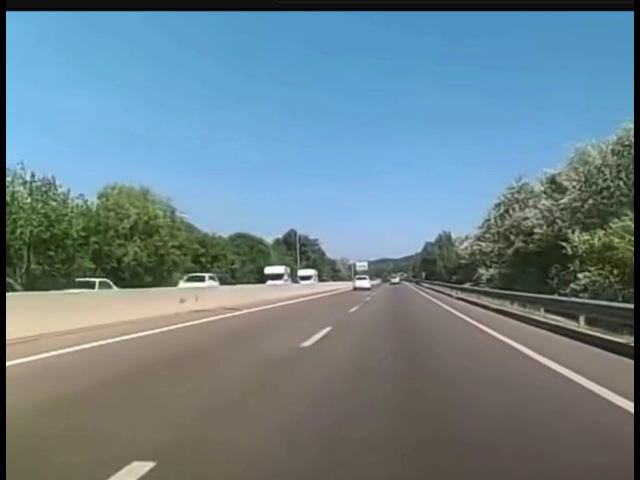
#> input picture frame 133 of P2/material_opencv/carretera.mp4, 640 x 480 px
$ jupyter execute --allow-errors opencv_gcid_03.ipynb   (older library calls are emulated)
#> lines starting #> are read from the running program, lines starting #| are printed output that depends on the picture; after the words box and inside, x2 and y2 are one past the last pixel; in counts of white or black regions, pixels touching at a corner belong together
# Detección de líneas

## Operador de Sobel
https://es.wikipedia.org/wiki/Operador_Sobel

$$ G_x = \begin{bmatrix}-1 & 0 & 1 \\ -2 & 0 & 2 \\ -1 & 0 & 1 \end{bmatrix}   \text{     y     }    G_y = \begin{bmatrix}-1 & -2 & -1 \\ 0 & 0 & 0 \\ 1 & 2 & 1 \end{bmatrix} $$

$$ G = \sqrt{G_x^2 + G_y^2} $$

[cell 1]
import cv2
import numpy as np

#Capture livestream video content from camera 0
#cap = cv2.VideoCapture(1)
cap = cv2.VideoCapture("carretera.mp4")

while(1):

    # Take each frame
    retVal , frame = cap.read()
#> frame is the input picture: shape (480, 640, 3); mean B, G, R 139.9, 130.3, 107.5
    if not retVal:
        break

    frame = cv2.resize(frame, (400, 300))
#> frame: shape (300, 400, 3)

    # Convert to grey for simpler calculations
    frame = cv2.cvtColor(frame, cv2.COLOR_BGR2GRAY)
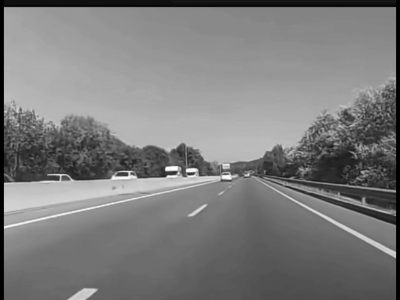
#> frame: shape (300, 400); min 0, max 255, mean 124.4

    # Calculation of Sobelx
    sobel = cv2.Sobel(frame,cv2.CV_8U,1,1,ksize=3)
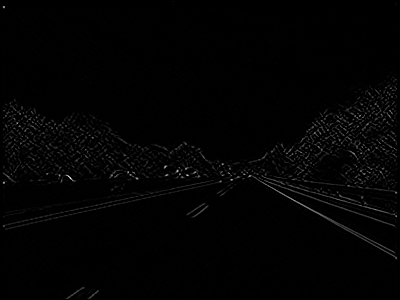
#> sobel: shape (300, 400); min 0, max 240, mean 2.8
    # sobel = cv2.Sobel(frame,cv2.CV_8U,1,1,ksize=5)
    # sobel = cv2.Sobel(frame,cv2.CV_8U,1,1,ksize=7)

    cv2.imshow('original',frame)
    cv2.imshow('sobel',sobel)

    #key = cv2.waitKey(5)
    #if key == cv2.KEY_ESC:
    #    break

    # Wait for Esc key to stop
    k = cv2.waitKey(5) & 0xFF
#> (key Esc is pressed here)
    if k == 27:
        break

cv2.destroyAllWindows()

#release the frame
cap.release()

Podemos apreciar algunos problemas con el operador de Sobel debido a que genera señal en cualquier zona donde haya un mínimo de gradiente (figura de abajo). Nos interesa tener un detector que nos proporcione únicamente el gradiente allí donde éste sea destacado e importante. Para ello, contamos con el detector de bordes de Canny.

## Detector de bordes de Canny
https://docs.opencv.org/4.x/da/d22/tutorial_py_canny.html

[cell 2]
# OpenCV program to perform Edge detection in real time
# import libraries of python OpenCV
# where its functionality resides
import cv2

# np is an alias pointing to numpy library
import numpy as np

# capture frames from a camera
cap = cv2.VideoCapture("carretera.mp4")
# cap = cv2.VideoCapture(1)


# loop runs if capturing has been initialized
while(1):
	# reads frames from a camera
    retVal,frame = cap.read()
    if not retVal:
        break

    frame = cv2.cvtColor(frame, cv2.COLOR_BGR2GRAY)
#> frame: shape (480, 640)

	# Display an original image
    cv2.imshow('Original',frame)

	# finds edges in the input image and
	# marks them in the output map edges
    edges = cv2.Canny(frame,100,200)
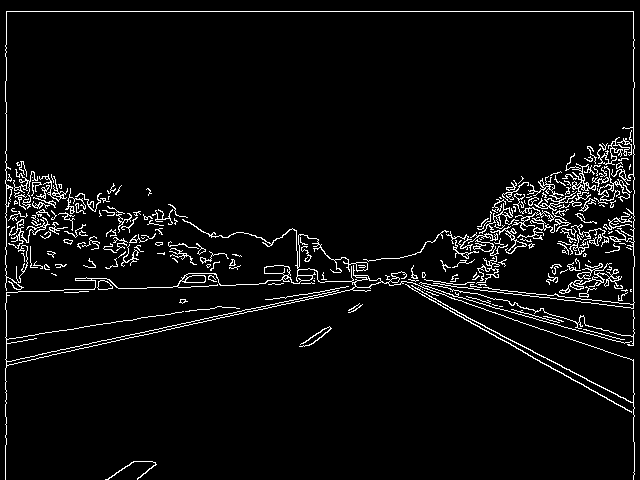
#> edges: shape (480, 640); 4.7% white in thin lines or dots

	# Display edges in a frame
    cv2.imshow('Edges',edges)

	# Wait for Esc key to stop
    k = cv2.waitKey(5) & 0xFF
#> (key Esc is pressed here)
    if k == 27:
        break


# Close the window
cap.release()

# De-allocate any associated memory usage
cv2.destroyAllWindows()

## Detector de líneas de Hough
https://learnopencv.com/hough-transform-with-opencv-c-python/
https://docs.opencv.org/3.4/dd/d1a/group__imgproc__feature.html#ga8618180a5948286384e3b7ca02f6feeb

[cell 3]
import cv2
import numpy as np
import matplotlib.pyplot as plt

# Read image
#img = cv2.imread('barcode02.png', cv2.IMREAD_COLOR    )
img = cv2.imread('barcode03.png', cv2.IMREAD_COLOR)

# Convert the image to gray-scale
#> (the rest of this cell did not finish here and is left out)

Si quisiéramos rotar la imagen para dejar las líneas del código de barras completamente verticales u horizontales, deberíamos calcular cuál es la pendiente o ángulo de inclinación de las líneas. Para ello, vamos a extraer la media de todas las pendientes y, luego, dado que asumimos que la mayoría de líneas extraídas van a corresponder con el código de barras, extraeremos la media de las pendientes más parecidas a la media.

[cell 4]
img = cv2.imread('barcode03.png', cv2.IMREAD_COLOR)

# Extract mean slope of lines
slopes = []
#> (the rest of this cell did not finish here and is left out)

## Rotar imágenes

[cell 5]
# Rotate image
img = cv2.imread('barcode03.png', cv2.IMREAD_COLOR)
#> (the rest of this cell did not finish here and is left out)

## Algoritmo del detector de líneas de Hough

[cell 6]
import cv2
import numpy as np

# Load image
image = cv2.imread('chess02_small.png', cv2.IMREAD_COLOR)
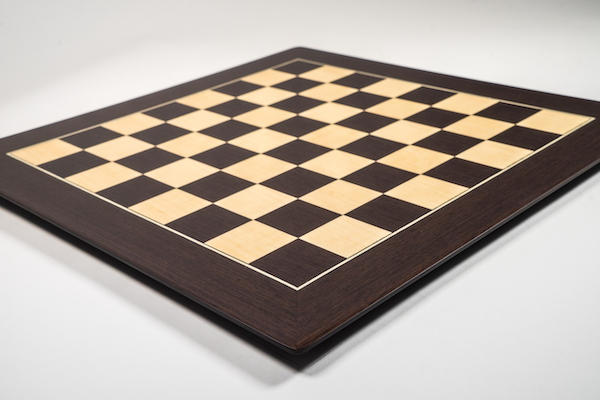
#> input picture P2/material_opencv/chess02_small.png, 600 x 400 px
#> image is the input picture: shape (400, 600, 3); mean B, G, R 157.7, 166.5, 176.3
gray = cv2.cvtColor(image, cv2.COLOR_BGR2GRAY)
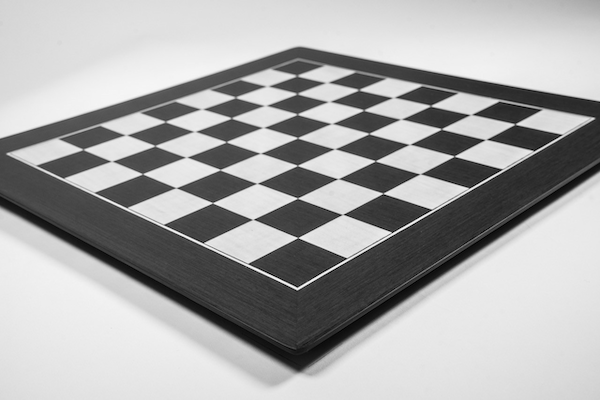
#> gray: shape (400, 600); min 0, max 251, mean 168.4

# Apply Canny edge detection
edges = cv2.Canny(gray, 50, 200)
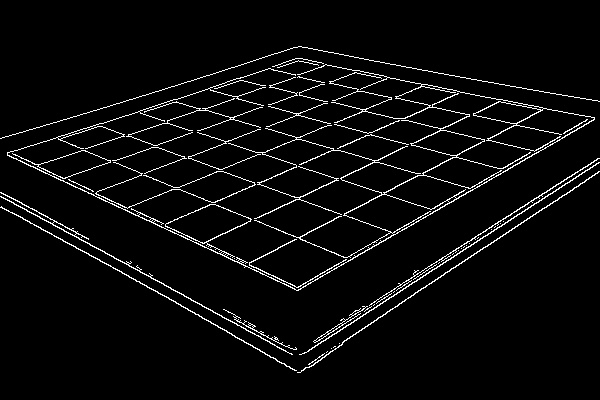
#> edges: shape (400, 600); 4.3% white in thin lines or dots, all inside (x1, y1, x2, y2) = (0, 46, 600, 373)

# Plot edges
plt.imshow(edges, cmap='gray')


# Hough algorithm
accumulator = []

# Parameters
theta_res = 1
theta_max = 180
theta_min = 0
theta_range = theta_max - theta_min
theta = np.linspace(theta_min, theta_max, int(theta_range/theta_res))

rho_res = 1
rho_max = np.sqrt(image.shape[0]**2 + image.shape[1]**2)
#> rho_max = 721.1
rho_min = 0
rho_range = rho_max - rho_min
#> rho_range = 721.1
rho = np.linspace(rho_min, rho_max, int(rho_range/rho_res))
#> rho = 721 values from 0 to 721.1

# Create accumulator
for i in range(len(theta)):
    accumulator.append([])
    for j in range(len(rho)):
        accumulator[i].append(0)

# Find non-zero pixels
non_zero = np.nonzero(edges)
#> non_zero = 10253 positions, rows 46 to 372, columns 0 to 599

# Accumulator
for i in range(len(non_zero[0])):
    for j in range(len(theta)):
        rho_val = non_zero[1][i]*np.cos(np.deg2rad(theta[j])) + non_zero[0][i]*np.sin(np.deg2rad(theta[j]))
        rho_val = int(np.round(rho_val))
        accumulator[j][rho_val] += 1
#> after the loop, accumulator = 180 items

# Find peaks
peaks = []
for i in range(len(accumulator)):
    for j in range(len(accumulator[i])):
        if accumulator[i][j] > 150:
            peaks.append((i, j))
#> after the loop, peaks = 30 pairs, first value 56 to 119, second value 9 to 718

# Draw lines
for peak in peaks:
    theta_val = theta[peak[0]]
    rho_val = rho[peak[1]]
    a = np.cos(np.deg2rad(theta_val))
    b = np.sin(np.deg2rad(theta_val))
    x0 = a*rho_val
    y0 = b*rho_val
    x1 = int(x0 + 1000*(-b))
    y1 = int(y0 + 1000*(a))
    x2 = int(x0 - 1000*(-b))
    y2 = int(y0 - 1000*(a))

    cv2.line(image, (x1, y1), (x2, y2), (0, 0, 255), 2)
#> this loop made 30 passes
#> (peak, theta_val, rho_val, a, b, x0, y0, x1) on passes 1 to 11: ((56, 463), 56.31, 463.7, 0.555, 0.832, 257.2, 385.8, -574), ((56, 474), 56.31, 474.7, 0.555, 0.832, 263.3, 395, -568), ((56, 475), 56.31, 475.7, 0.555, 0.832, 263.9, 395.8, -568), ((57, 455), 57.32, 455.7, 0.54, 0.842, 246.1, 383.6, -595), ((57, 456), 57.32, 456.7, 0.54, 0.842, 246.6, 384.4, -595), ((57, 460), 57.32, 460.7, 0.54, 0.842, 248.8, 387.8, -592), ((57, 461), 57.32, 461.7, 0.54, 0.842, 249.3, 388.6, -592), ((59, 401), 59.33, 401.6, 0.51, 0.86, 204.9, 345.4, -655), ((59, 402), 59.33, 402.6, 0.51, 0.86, 205.4, 346.3, -654), ((60, 395), 60.34, 395.6, 0.495, 0.869, 195.8, 343.8, -673), ((60, 398), 60.34, 398.6, 0.495, 0.869, 197.3, 346.4, -671)
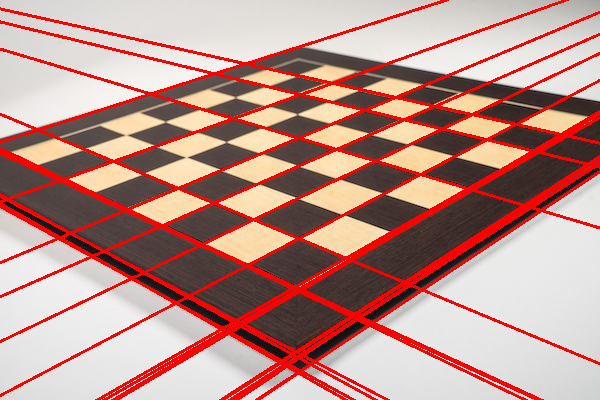
#> image: shape (400, 600, 3); 14.23% of pixels changed, all inside (x1, y1, x2, y2) = (0, 0, 600, 400)

# Show image
plt.imshow(image)
#> figure, not shown here; B, G, R data is drawn as R, G, B

---
### Ejercicios

1. Extrae la línea de la imagen correspondiente con el código de barras.
2. Umbraliza los valores de la línea anterior y visualízala.
3. Transforma el código de barras en su correspondiente código numérico.

---

## Detector de círculos de Hough

[cell 7]
import cv2
import numpy as np
import matplotlib.pyplot as plt

# Read image as gray-scale
img = cv2.imread('monedas.jpg', cv2.IMREAD_COLOR)
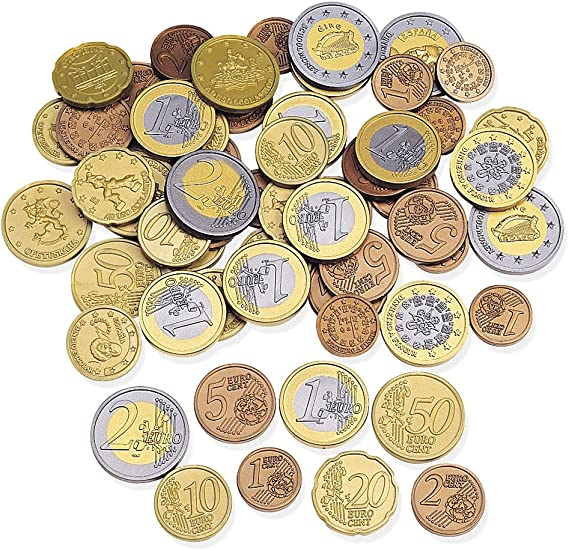
#> input picture P2/material_opencv/monedas.jpg, 569 x 551 px
#> img is the input picture: shape (551, 569, 3); mean B, G, R 175, 199.4, 211.3
# Convert to gray-scale
gray = cv2.cvtColor(img, cv2.COLOR_BGR2GRAY)
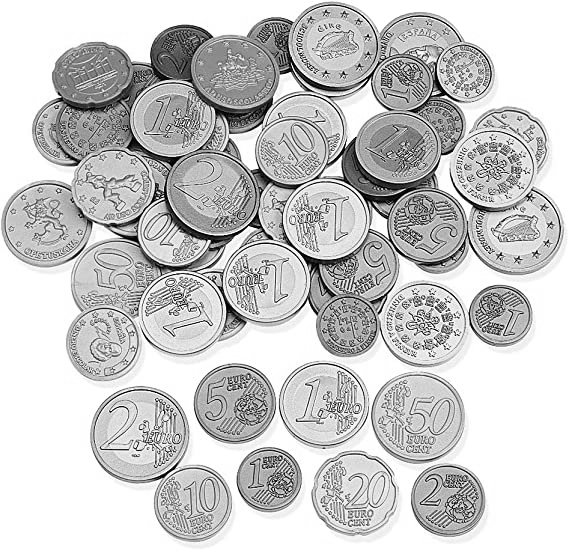
#> gray: shape (551, 569); min 0, max 255, mean 200.2

# gray = cv2.resize(gray, (0,0), fx=0.25, fy=0.25)

# Apply hough transform on the image
circles = cv2.HoughCircles(gray, cv2.HOUGH_GRADIENT, 1, img.shape[0]/8, param1=200, param2=60, minRadius=10, maxRadius=50)
#> circles = 27 rows, first 8: [417.5, 416.5, 46.6], [138.5, 434.5, 49.4], [332.5, 49.5, 48.3], [44.5, 223.5, 43.8], [324.5, 404.5, 41.4], [234.5, 403.5, 40.5], [210.5, 197.5, 45], [323.5, 218.5, 40.5]

img = cv2.cvtColor(img, cv2.COLOR_BGR2RGB)

# Draw detected circles
if circles is not None:
    circles = np.uint16(np.around(circles))
#> circles = 27 rows, first 8: [418, 416, 47], [138, 434, 49], [332, 50, 48], [44, 224, 44], [324, 404, 41], [234, 404, 40], [210, 198, 45], [324, 218, 40]
    for i in circles[0, :]:
        # Draw circle
        cv2.circle(img, (i[0], i[1]), i[2], (0, 0, 255), 2)
        # Draw center
        cv2.circle(img, (i[0], i[1]), 2, (0, 0, 255), 3)
#> this loop made 27 passes
#> i on passes 1 to 12: [418, 416, 47], [138, 434, 49], [332, 50, 48], [44, 224, 44], [324, 404, 41], [234, 404, 40], [210, 198, 45], [324, 218, 40], [182, 306, 46], [268, 280, 40], [192, 506, 37], [172, 122, 43]
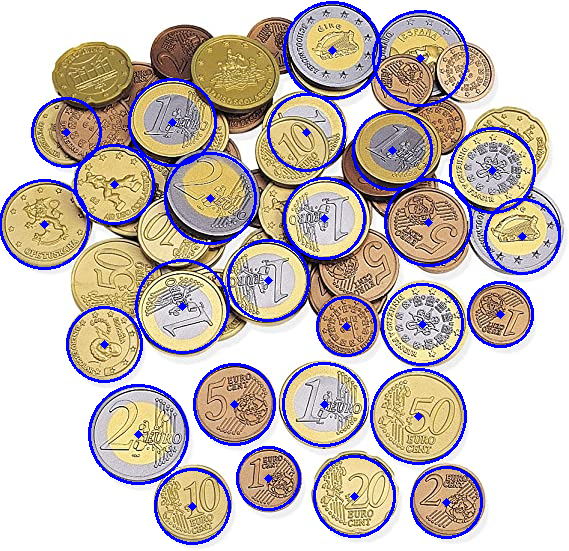
#> img: shape (551, 569, 3); mean R, G, B 198.8, 187.8, 182.8

# Show image
plt.imshow(img)
